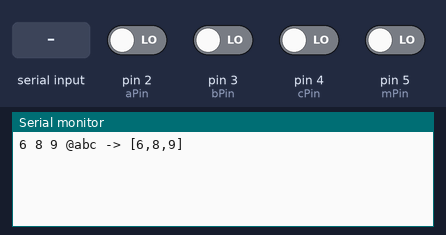
The sketch below on a simulated Arduino Uno, built with avr-gcc and run on an emulated ATmega328P. On the bench: the last lines printed to the serial monitor. The inputs (shaded band) are chosen by the test bench; at power-on: pin 2 (aPin), pin 3 (bPin), pin 4 (cPin), pin 5 (mPin) LOW. Random numbers use the default seed unless the sketch sets one.

Above: at 1.2 s.
1.3 s: pin 2 (aPin) driven HIGH
At 1.9 s:
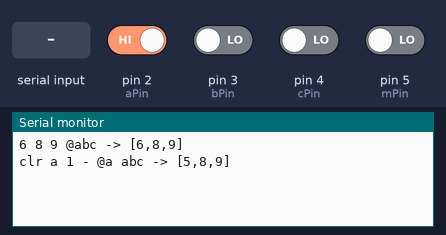
2.8 s: pin 3 (bPin) driven HIGH
At 4.0 s:
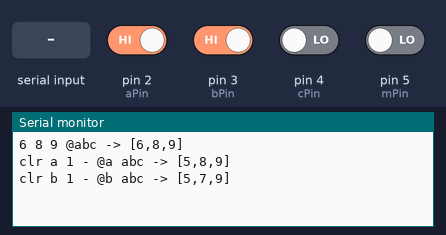
4.3 s: pin 4 (cPin) driven HIGH
At 5.4 s:
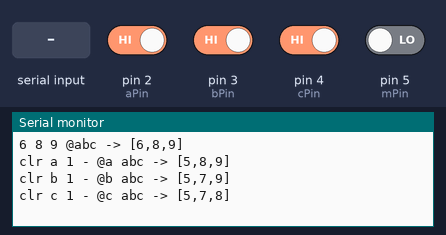
5.8 s: pin 5 (mPin) driven HIGH
At 6.6 s:
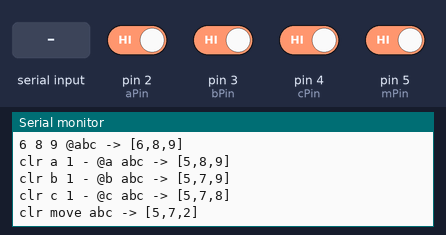
7.3 s: "xor 1\n" received over Serial
At 7.9 s:
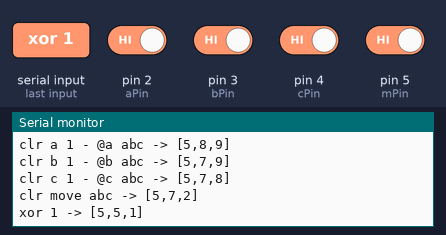
8.8 s: "clr 1\n" received over Serial
At 10.3 s:
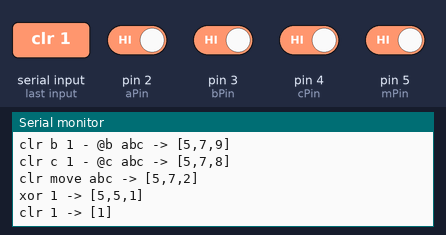

The sketch:

calcRPN.ino
```cpp
#include <string.h>

const int aPin = 2;
const int bPin = 3;
const int cPin = 4;
const int mPin = 5;

const int N = 200;
char buffer[N];

int a,b,c;

class Stack {
  int stack[10];
  int top = -1;
  public: void push(int value) {stack[++top] = value;}
  public: int pop() {return stack[top--];}
  public: int last() {return stack[top];}
  public: void clear() {top=-1;}
  public: String show() {
    String s = "";
    for (int i=0; i<=top; i++) {
      s += String(stack[i]);
      if (i<top) s += ",";
    }
    return "[" + s + "]";
  }
  public: void eval(char *commands0) {
    String original = String(commands0);
    eval1(commands0);
    Serial.println(original + " -> " + show());
  }

  void eval1(char *commands0) {
    char commands[N];
    strcpy(commands,commands0);
    char* command = strtok(commands, " ");
    while (command != 0) {
      //Serial.println(command);
      if (strcmp(command,"+")==0) {push(pop() + pop());}
      else if (strcmp(command,"xor")==0) {push(pop() ^ pop());}
      else if (strcmp(command,"-")==0) {int x = pop();int y = pop();push(y-x);}
      else if (strcmp(command,"clr")==0) {clear(); }
      else if (strcmp(command,"dup")==0) {push(last()); }

      else if (strcmp(command,"a")==0) {push(a);}
      else if (strcmp(command,"b")==0) {push(b);}
      else if (strcmp(command,"c")==0) {push(c);}
      else if (strcmp(command,"@a")==0) {a = pop();}
      else if (strcmp(command,"@b")==0) {b = pop();}
      else if (strcmp(command,"@c")==0) {c = pop();}
      else if (strcmp(command,"abc")==0) {eval1("a b c");}
      else if (strcmp(command,"@abc")==0) {eval1("@c @b @a abc");}
      else if (strcmp(command,"move")==0) {move();}

      else {push(String(command).toInt()); }
      command = strtok(0, " ");
    }
  }
  bool winner() {
    if (a > (b ^ c)) { a=b^c; return true;}
    if (b > (a ^ c)) { b=a^c; return true;}
    if (c > (a ^ b)) { c=a^b; return true;}
    return false;
  }
  void new_game() {
    a = random(5,15);
    b = random(5,15);
    c = random(5,15);
  }
  void move(){
    if (winner()) {
      if (a+b+c==0) { Serial.println("Computer wins"); new_game(); return; }
      return;
    }
    // losing...
    if (a>0) { a-=1; return;}
    if (b>0) { b-=1; return;}
    if (c>0) { c-=1; return;}
    Serial.println("Computer loses");
    new_game();
  }
};

Stack stack;

class Button {
  int pin;
  char * action;
  int state;
  public: Button(int _pin, char * _action) {
    pin = _pin;
    action=_action;
    pinMode(pin, INPUT);
    state = digitalRead(pin);
  }
  public: void listen() {
    int val = digitalRead(pin);      // read input value
    if (val != state) {         // the button state has changed!
      if (val == HIGH) stack.eval(action);
    }
    state = val;                 // save the new state
  }
};

Button button_a = Button(aPin, "clr a 1 - @a abc");
Button button_b = Button(bPin, "clr b 1 - @b abc");
Button button_c = Button(cPin, "clr c 1 - @c abc");
Button button_m = Button(mPin, "clr move abc");

void setup() {
  Serial.begin(9600);
  stack.eval("6 8 9 @abc");
}

void loop() {

  button_a.listen();
  button_b.listen();
  button_c.listen();
  button_m.listen();

  while (Serial.available() > 0) {
    Serial.readBytesUntil('\n', buffer, N);
    stack.eval(buffer);
    for (int i=0; i<N; i++) buffer[i] = '\0';
  }
}
```

Measured:
- after the input at 1.3 s, the serial monitor: prints a new line at once (image 1)
- after the input at 2.8 s, the serial monitor: prints a new line at once (image 2)
- after the input at 4.3 s, the serial monitor: prints a new line at once (image 3)
- after the input at 5.8 s, the serial monitor: prints a new line at once (image 4)
- after the input at 7.3 s, the serial monitor: prints a new line at once (image 5)
- after the input at 8.8 s, the serial monitor: prints a new line at once (image 6)
